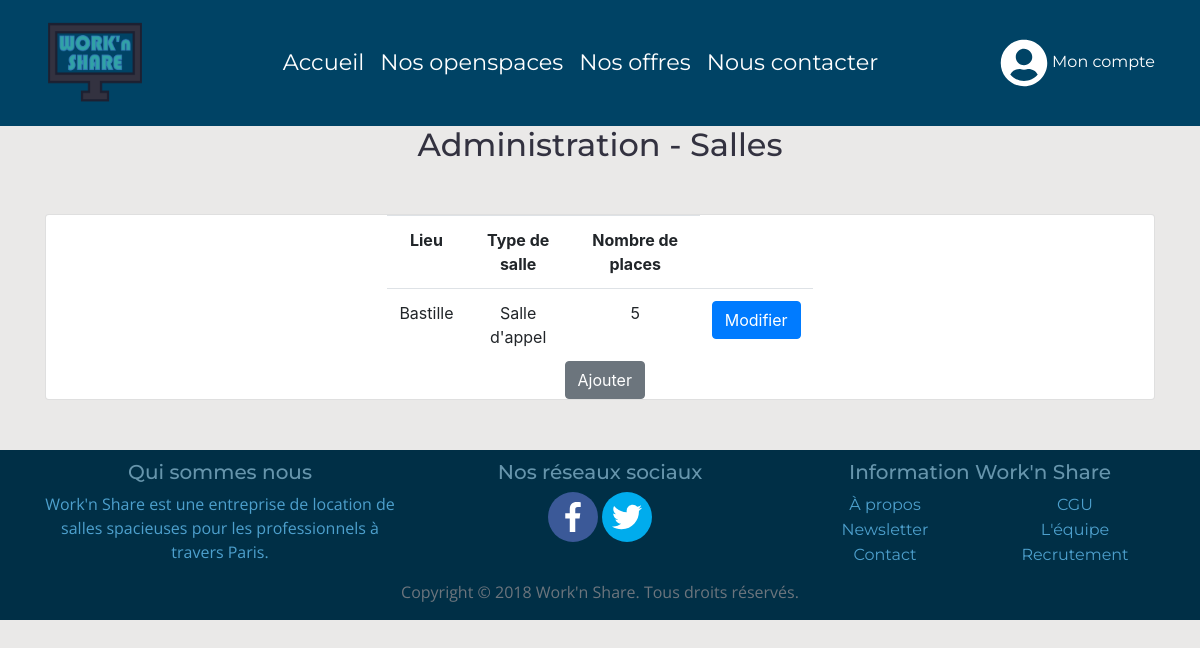
The page /admin_rooms.php (signed in) on the database as committed earlier.
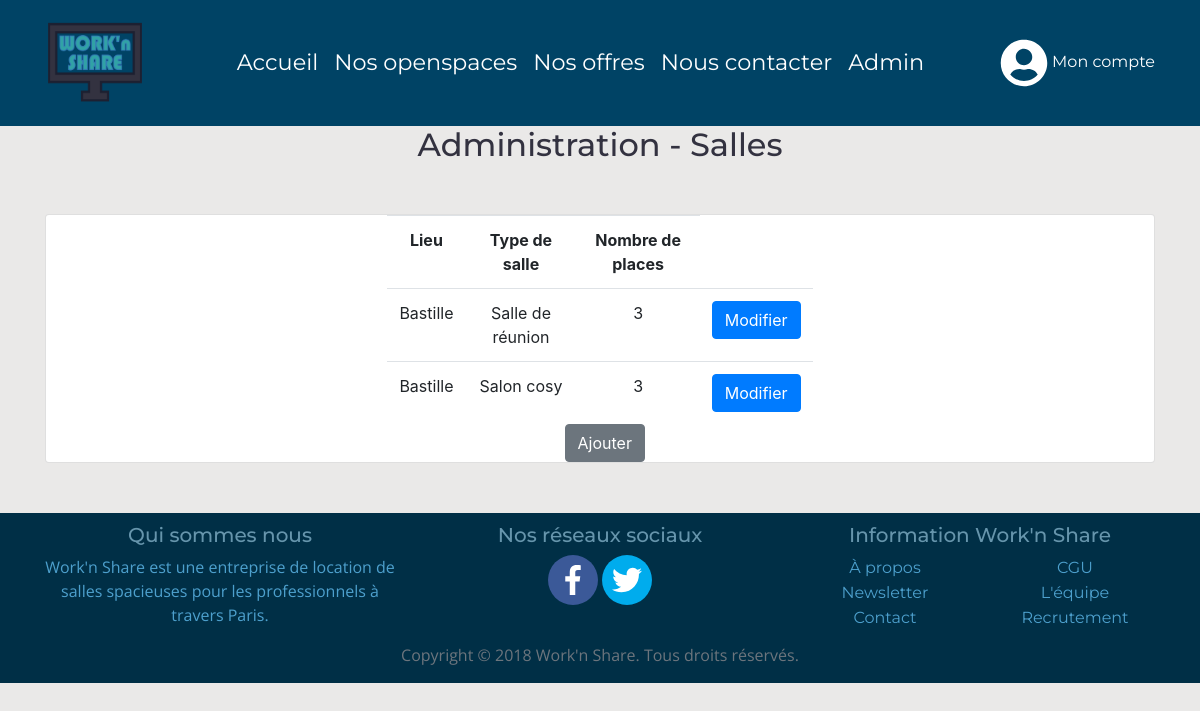
The same page on the database as committed later.
### tables this page shows
CREATE TABLE IF NOT EXISTS `room` (
  `id_room` int(11) NOT NULL AUTO_INCREMENT,
  `type_room` varchar(100) NOT NULL,
  `number_places` int(11) NOT NULL,
  `booked` tinyint(4) NOT NULL DEFAULT '0',
  `id_location` int(11) DEFAULT NULL,
  PRIMARY KEY (`id_room`)
);

CREATE TABLE IF NOT EXISTS `location` (
  `id_location` int(11) NOT NULL AUTO_INCREMENT,
  `town` varchar(50) NOT NULL,
  `address` varchar(255) NOT NULL,
  PRIMARY KEY (`id_location`)
);

### admin_rooms.php (the view, shortened to what the changed rows need)
<?php
    include 'assets/include/head.php';
    $db = connectDb();
    $query = $db->prepare("SELECT * FROM ROOM ORDER BY id_location ASC");
    $query->execute();
    $result = $query->fetchAll();
    function name_town($id,$db){
        $query = $db->prepare("SELECT * FROM LOCATION WHERE id_location=:plop");
        $query->execute(["plop" => $id]);
        $result2 = $query->fetch(PDO::FETCH_ASSOC);
        return $result2['town'];
    }
?>
    <body>
        <?php include 'assets/include/header.php'; ?>
        <section>
            <center><h2>Administration - Salles</h2></center>
            <div class="container main-content">
                <div class="row" style="margin-top:50px; margin-bottom:50px;">
                    <div class="col-md-12">
                        <div class="card">
                            <div class="offset-md-2 col-md-8">
                                <table class="table table-responsive table-hover">
                                    <tr>
                                        <th>Lieu</th>
                                        <th>Type de salle</th>
                                        <th>Nombre de places</th>
                                    </tr>
                                    <?php
                                        foreach($result as $res){
                                                $db = connectDb();
                                                $name =name_town($res[4],$db);
                                            echo '  <tr>
                                                        <td><center>'.$name.'</center></td>
                                                        <td><center>'.$res[1].'</center></td>
                                                        <td><center>'.$res[2].'</center></td>
                                                        <td><a class="btn btn-primary" href="admin_rooms_edit.php?id_room='.$res[0].'&id_location='.$res[4].'" role="button">Modifier</a></td>
                                                    </tr>';
                                        }
                                     ?>
                                </table>
                            </div>
                        </div>
                    </div>
                </div>
            </div>
        </section>
    </body>
</html>

### assets/include/header.php (shortened to what the changed rows need)
<header>
  <nav class="navbar navbar-expand-lg navbar-light" style="background-color: #004365;">
    <div class="container">
      <div class="collapse navbar-collapse" id="navbarSupportedContent">
        <ul class="navbar-nav mx-auto">
        <?php
            if(isset($_SESSION["account"]["admin"]) && $_SESSION["account"]["admin"] == 1){
                echo '  <li class="nav-item">
                            <a class="nav-link nav-link-head" href="admin.php">Admin</a>
                        </li>';
            }
        ?>
        </ul>
      </div>
    </div>
  </nav>
</header>

Rows that differ between the two databases and show on the page:
changed room: type_room "Salle d'appel" → "Salle de réunion"; number_places "5" → "3"
added room: id_location.town "Bastille", type_room "Salon cosy", number_places "3"
Other text that changed with them:
text now shown: "Admin"
